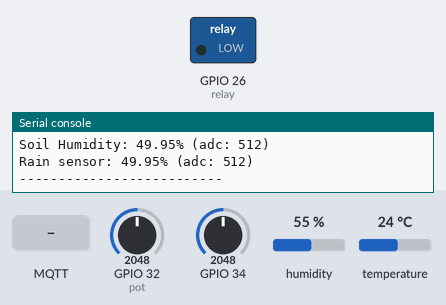
A program run on a simulated ESP32 board running MicroPython. Shown: switched loads named in the program (green lamp = pin HIGH), the last lines printed to the serial console. The test bench sets the inputs (shaded band); at power-on: GPIO 32 (pot) = 2048, GPIO 34 = 2048, humidity 55 %, temperature 24 °C (analog values on the 0–4095 scale). WiFi joins after 1.5 s; the clock reads 2024-03-15 10:24:30 at power-on unless the program sets it; no MQTT or app messages arrive unless stated; a WiFi scan finds one network, HomeNet; library files of the repository ran but are not shown: umqtt_client.py.

Above: at 4.9 s.
5.0 s: MQTT message "action=save" arrives on the first subscribed topic
At 6.8 s:
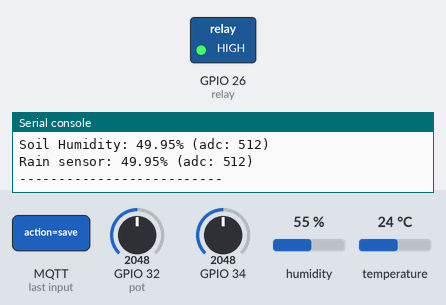
7.3 s: MQTT message "off" arrives on the first subscribed topic
At 8.3 s:
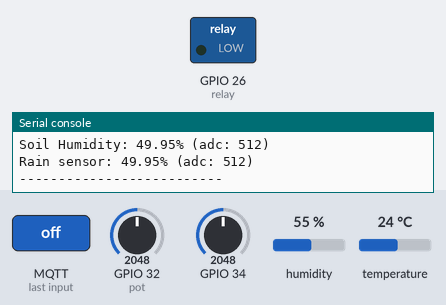
9.3 s: MQTT message "0.0.0.0" arrives on the first subscribed topic
At 10.9 s:
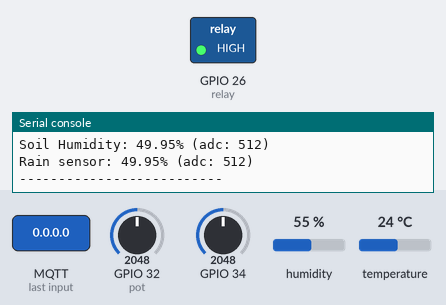
Timing chart, 0 to 12.4 s (numbered marks = the images above; inputs shaded):
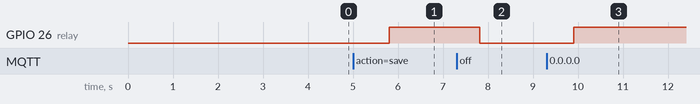

Measured:
- after the input at 5.0 s, GPIO 26 (relay): LOW → HIGH after 0.81 s
- after the input at 7.3 s, GPIO 26 (relay): HIGH → LOW after 0.51 s
- after the input at 9.3 s, GPIO 26 (relay): LOW → HIGH after 0.61 s

The program:

main.py
```python
from time import sleep

import rain_sensor
import server
import soil_sensor
import temp_sensor
import umqtt_client
import wifi
import relay
from config import topic_water

is_connected = wifi.connect()
publish_time = 5

def on_message(topic, msg):
    if msg == b"off":
        relay.status(0)
    else:
        relay.status(1)


if not is_connected:
    print("Wifi not connected...")
    wifi.access_point()
    server.listen()
else:
    print("Wifi connected...")
    from ntp_time import get_ntp_time
    client = umqtt_client.init()
    client.set_callback(on_message)
    umqtt_client.subscribe([topic_water])
    count = -1
    while True:
        if count == -1 or count == publish_time:
            timestamp = get_ntp_time()
            print('Timestamp:', str(timestamp))
            temp_sensor.publish_mqtt(timestamp)
            soil_sensor.publish_mqtt(timestamp)
            rain_sensor.publish_mqtt(timestamp)
            print('--------------------------')
            count = 0
        umqtt_client.check_msg()
        sleep(1)
        count += 1

    umqtt_client.disconnect()
```

rain_sensor.py
```python
import json

from machine import Pin, ADC

import umqtt_client
from config import max_moisture
from config import min_moisture
from config import topic_rain

pin = 32


def publish_mqtt(timestamp):
    pot = ADC(Pin(pin))
    pot.atten(ADC.ATTN_11DB)
    pot.width(ADC.WIDTH_10BIT)

    # pot_value = pot.read()
    moisture = 100 - (pot.read()) * 100 / (max_moisture - min_moisture)
    # print('Rain:', str(pot_value))
    print("Rain sensor: " + "%.2f" % moisture + "% (adc: " + str(pot.read()) + ")")
    umqtt_client.publish(topic_rain, json.dumps({'timestamp': timestamp, 'value': str(moisture)}))
```

server.py
```python
import machine

import file
import wifi

try:
    import usocket as socket
except:
    import socket

wifi_networks = wifi.get_networks()


def web_page():
    wifi_select = "<select name='name'>"
    for i in wifi_networks:
        wifi_select = wifi_select + "<option>" + i[0].decode('utf-8') + "</option>"

    wifi_select = wifi_select + "</select>"

    html = """<html><head> <title>Mqtt Coffee connection</title><link rel="icon" href="data:,">
    <style>.button{display: inline-block; background-color: #e7bd3b; border: none;
  border-radius: 4px; color: white; padding: 16px 40px; text-decoration: none; font-size: 30px; margin: 2px; cursor: pointer;}
  .button2{background-color: #4286f4;}</style></head>
  <body>
  <center>
  <form action="/">
  <p>Network: """ + wifi_select + """</p>
  <p>Password: <input type="text" name="password"/></p>
  <p><input type="hidden" name="action" value="save"/></p>
  <p><input type="submit" class="button button2" value="Save"></p>
  </form>
  </center>
  </body></html>"""
    return html


def listen():
    s = socket.socket(socket.AF_INET, socket.SOCK_STREAM)
    s.bind(('', 80))
    s.listen(5)

    while True:
        conn, addr = s.accept()
        print('Got a connection from %s' % str(addr))
        request = conn.recv(1024)
        request = str(request.decode("utf-8"))
        print('Content = %s' % request)
        wifi_save = request.find('action=save')
        if wifi_save > -1:
            url = request.split('HTTP/1.1')[0].replace("GET ", "")
            params = qs_parse(url)
            name = params["/?name"]
            password = params["password"]
            file.save_wifi_password(name, password)
            machine.reset()

        response = web_page()
        conn.send(response)
        conn.close()


def qs_parse(qs):
    parameters = {}
    ampersand_split = qs.split("&")
    for element in ampersand_split:
        equalSplit = element.split("=")
        parameters[equalSplit[0]] = equalSplit[1]
    return parameters
```

soil_sensor.py
```python
import json

from machine import Pin, ADC

import umqtt_client
from config import max_moisture
from config import min_moisture
from config import topic_soil

pin = 34


def publish_mqtt(timestamp):
    pot = ADC(Pin(pin))
    pot.atten(ADC.ATTN_11DB)
    pot.width(ADC.WIDTH_10BIT)

    #    while True:
    # pot_value = pot.read()
    moisture = 100 - (pot.read()) * 100 / (max_moisture - min_moisture)
    # print('Soil Humidity:', str(pot_value))
    print("Soil Humidity: " + "%.2f" % moisture + "% (adc: " + str(pot.read()) + ")")
    umqtt_client.publish(topic_soil, json.dumps({'timestamp': timestamp, 'value': str(moisture)}))
```

temp_sensor.py
```python
import json

import dht
from machine import Pin

import umqtt_client
from config import topic_humidity
from config import topic_temp

pin = 33

sensor = dht.DHT11(Pin(pin))


def publish_mqtt(timestamp):
    try:
        sensor.measure()
        print('Temperature: %.2f' % sensor.temperature() + '°')
        print('Air Humidity: %.2f' % sensor.humidity() + '%')
        umqtt_client.publish(topic_temp, json.dumps({'timestamp': timestamp, 'value': str(sensor.temperature())}))
        umqtt_client.publish(topic_humidity, json.dumps({'timestamp': timestamp, 'value': str(sensor.humidity())}))
    except:
        print('DHT11 measure error')
    
```

wifi.py
```python
from time import sleep

import network
import ubinascii

import file


def connect():
    import network
    sta_if = network.WLAN(network.STA_IF)
    if not sta_if.isconnected():
        retry = 0
        data = file.get_wifi_password()
        if data != '':
            print('Connecting to network', data[0], end='')
            sta_if.active(True)
            sta_if.connect(data[0], data[1])
            while not sta_if.isconnected():
                if retry < 15:
                    retry = retry + 1
                    sleep(0.5)
                    print('.', end='')
                    pass
                else:
                    break
    print('')
    print('Wifi network config: ', sta_if.ifconfig())
    if sta_if.ifconfig()[0] == "0.0.0.0":
        sta_if.active(False)
        return False
    return True


def get_mac_address():
    mac = ubinascii.hexlify(network.WLAN().config('mac'), ':').decode()
    return mac


def access_point():
    ap = network.WLAN(network.AP_IF)
    ap.active(True)
    print('Access Point active:', ap.active())
    wifi_name = 'automated-garden'
    wifi_password = 'esp1234567890'
    ap.config(essid=wifi_name,
              authmode=network.AUTH_WPA_WPA2_PSK, password=wifi_password)
    print('Connect to ', wifi_name, ' network with password', wifi_password, ' and access: http://' +
          ap.ifconfig()[0], " in you browser")


def get_networks():
    wlan = network.WLAN(network.STA_IF)
    wlan.active(True)
    return wlan.scan()
```

relay.py
```python
from machine import Pin
from time import sleep

relay = Pin(26, Pin.OUT)

def status(state):
    relay.value(state)
```

config.py
```python
import machine
import ubinascii

min_moisture = 0
max_moisture = 1023

topic_temp = b'ifpr/temp_sensor'
topic_humidity = b'ifpr/humidity_sensor'
topic_soil = b'ifpr/soil_sensor'
topic_rain = b'ifpr/rain_sensor'

topic_water = b'ifpr/water_control'

mqtt_broker = 'broker.hivemq.com'

mqtt_config = {
    'mqtt_broker': mqtt_broker,
    'user': '',
    'password': '',
    'port': 1883,
    'keep_alive': 30,
    # unique identifier of the chip
    'client_id': b'automated-garden' + ubinascii.hexlify(machine.unique_id())
}
```

ntp_time.py
```python
import ntptime

#ntptime.host = "a.st1.ntp.br"

time_delta = 946684800

ntptime.settime()
def get_ntp_time():
    try:
        return ntptime.time() + time_delta
    except:
        print("Error syncing time")
```

file.py
```python
FILE = "password.txt"


def save_wifi_password(name, password):
    f = open(FILE, "w+")
    f.write(name + ":" + password)
    f.close()


def get_wifi_password():
    try:
        f = open(FILE, "r")
        contents = f.read()
        data = contents.split(":")
        print(data)
        f.close()
        if len(data) > 1:
            return [data[0], data[1].replace("\n", "")]
        return ""
    except OSError:
        return ""
```
